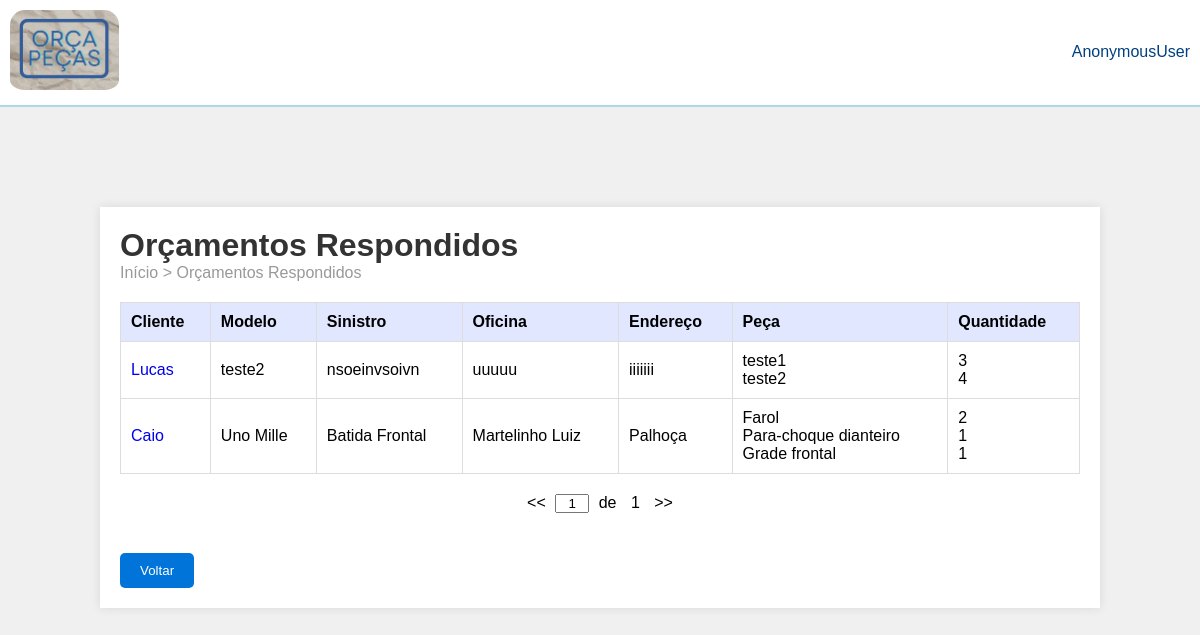
Page /orcados/ on the committed database.
### orcaPecas/models.py (models this page shows, shortened)
class Orcamento(models.Model):
    criador = models.ForeignKey(User, on_delete=models.CASCADE)
    nome = models.CharField(max_length=100)
    modelo = models.CharField(max_length=100)
    placa = models.CharField(max_length=100)
    data_criacao = models.DateTimeField(auto_now_add=True)
    oficina_entrega_nome = models.CharField(max_length=100)
    oficina_entrega_endereco = models.TextField()
    status = models.CharField(max_length=27, default='Pendente')
    comentarios_cliente = models.TextField(blank=True, null=True)
    comentarios_fornecedor = models.TextField(blank=True, null=True)
    prazo_entrega = models.DateField(blank=True, null=True)
    valor_total = models.DecimalField(max_digits=10, decimal_places=2, blank=True, null=True)
    itens_orcamento = models.JSONField(default=list)

### orcaPecas/views.py (the view)
# urls.py: path('orcados/', views.orcados, name='orcados'),
def orcados(request):
    orcamentos = Orcamento.objects.filter(status='aguardando_resposta_cliente')
    return render(request, 'pages/orcados.html', {'orcamentos': orcamentos})

### orcaPecas/templates/pages/orcados.html (shortened to what this page needs)
{% load static %}
<!DOCTYPE html>
<html lang="en">
<head>
    <link rel="stylesheet" href="{% static 'css/style_orcamento.css' %}" />
</head>
<body>
  <header>
    <img src="{% static 'images/logoOrcaPecas.PNG' %}" alt="Logo" />
    <span class="user-name">{{ user }}</span>
  </header>
  <div class="container">
    <h1>Orçamentos Respondidos</h1>
    <div class="breadcrumb">Início > Orçamentos Respondidos</div>
    <div class="table-container">
    <table>
        <thead>
          <th>Cliente</th>
          <th>Modelo</th>
          <th>Sinistro</th>
          <th>Oficina</th>
          <th>Endereço</th>
          <th>Peça</th>
          <th>Quantidade</th>
        </thead>
        <tbody>
            {% for orcamento in orcamentos %}
          <tr>
            <td>
                <a href="{%url 'resposta_orcados' orcamento.id %}">{{orcamento.nome}}</a>
            </td>
            <td>{{orcamento.modelo}}</td>
            <td>{{orcamento.comentarios_cliente}}</td>
            <td>{{orcamento.oficina_entrega_nome}}</td>
            <td>{{orcamento.oficina_entrega_endereco}}</td>
             <td>
                    {% for item in orcamento.itens_orcamento %}
                        {{item.peca}}<br>
                    {% endfor %}
                </td>
             <td>
                    {% for item in orcamento.itens_orcamento %}
                        {{item.quantidade}}<br>
                    {% endfor %}
                </td>
          </tr>
          {% endfor %}
        </tbody>
      </table>
    </div>
    <div class="pagination">
        <span>&lt;&lt;</span>
        <input type="text" value="1">
        <span>de</span>
        <span>1</span>
        <span>&gt;&gt;</span>
    </div>
    <a href="{% url 'index' %}"><button
            type="button"
            class="btn-back"
          >Voltar</button></a>
  </div>
</body>
</html>

### templates/static/css/style_orcamento.css (style rules this page uses)
* { margin: 0; padding: 0; list-style: none; text-decoration: none; font-family: Arial, Helvetica, sans-serif; }
header { display: flex; justify-content: space-between; align-items: center; background-color: white; border-bottom: 2px solid #add8e6; padding: 10px; }
header img { max-height: 80px; padding-bottom: 5px; border-radius: 15px; }
.user-name { color: #004080; }
body { font-family: Arial, sans-serif; background-color: #f0f0f0; margin: 0; padding: 0; }
.container { width: 80%; margin: 100px auto; padding: 20px; background-color: white; box-shadow: 0 0 10px rgba(0, 0, 0, 0.1); }
h1 { color: #333; }
.breadcrumb { color: #999; margin-bottom: 20px; }
.table-container { overflow-x: auto; }
table { width: 100%; border-collapse: collapse; margin-bottom: 20px; }
th, td { padding: 10px; border: 1px solid #ddd; text-align: left; }
th { background-color: #e0e7ff; }
.pagination { text-align: center; margin-bottom: 20px; }
.pagination span { margin: 0 5px; cursor: pointer; }
.pagination input { width: 30px; text-align: center; }
button { text-align: center; margin-top: 20px; }
button { padding: 10px 20px; background-color: #0074d9; color: #fff; border: none; border-radius: 5px; cursor: pointer; margin-right: 10px; }

### rows in the picture
Orcamento: nome "Lucas", modelo "teste2", comentarios_cliente "nsoeinvsoivn", oficina_entrega_nome "uuuuu", oficina_entrega_endereco "iiiiiii", peca "teste1" "teste2", quantidade "3" "4"
Orcamento: nome "Caio", modelo "Uno Mille", comentarios_cliente "Batida Frontal", oficina_entrega_nome "Martelinho Luiz", oficina_entrega_endereco "Palhoça", peca "Farol" "Para-choque dianteiro" "Grade frontal", quantidade "2" "1" "1"

### other values in the picture
{{ user }} "AnonymousUser"
